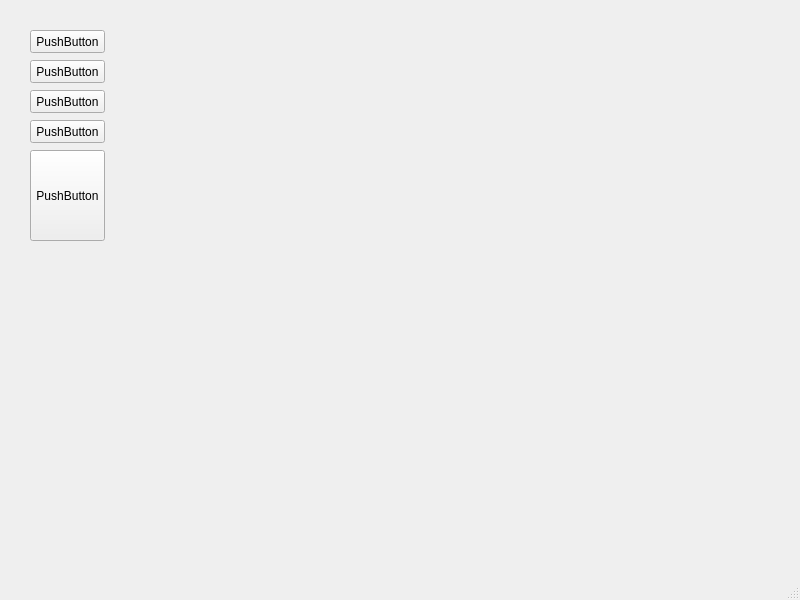
<?xml version="1.0" encoding="UTF-8"?>
<ui version="4.0">
 <class>MainWindow</class>
 <widget class="QMainWindow" name="MainWindow">
  <property name="geometry">
   <rect>
    <x>0</x>
    <y>0</y>
    <width>800</width>
    <height>600</height>
   </rect>
  </property>
  <property name="windowTitle">
   <string>MainWindow</string>
  </property>
  <widget class="QWidget" name="centralwidget">
   <widget class="QPushButton" name="pushButton">
    <property name="geometry">
     <rect>
      <x>30</x>
      <y>30</y>
      <width>75</width>
      <height>23</height>
     </rect>
    </property>
    <property name="text">
     <string>PushButton</string>
    </property>
   </widget>
   <widget class="QPushButton" name="pushButton_2">
    <property name="geometry">
     <rect>
      <x>30</x>
      <y>60</y>
      <width>75</width>
      <height>23</height>
     </rect>
    </property>
    <property name="text">
     <string>PushButton</string>
    </property>
   </widget>
   <widget class="QPushButton" name="pushButton_3">
    <property name="geometry">
     <rect>
      <x>30</x>
      <y>90</y>
      <width>75</width>
      <height>23</height>
     </rect>
    </property>
    <property name="text">
     <string>PushButton</string>
    </property>
   </widget>
   <widget class="QPushButton" name="pushButton_4">
    <property name="geometry">
     <rect>
      <x>30</x>
      <y>120</y>
      <width>75</width>
      <height>23</height>
     </rect>
    </property>
    <property name="text">
     <string>PushButton</string>
    </property>
   </widget>
   <widget class="QPushButton" name="pushButton_5">
    <property name="geometry">
     <rect>
      <x>30</x>
      <y>150</y>
      <width>75</width>
      <height>91</height>
     </rect>
    </property>
    <property name="text">
     <string>PushButton</string>
    </property>
   </widget>
  </widget>
  <widget class="QMenuBar" name="menubar">
   <property name="geometry">
    <rect>
     <x>0</x>
     <y>0</y>
     <width>800</width>
     <height>23</height>
    </rect>
   </property>
  </widget>
  <widget class="QStatusBar" name="statusbar"/>
 </widget>
 <resources/>
 <connections/>
</ui>
